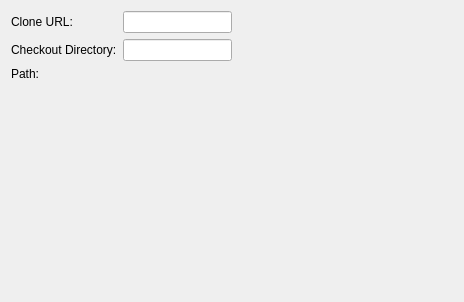
<?xml version="1.0" encoding="UTF-8"?>
<ui version="4.0">
 <class>Subversion::Internal::CheckoutWizardPage</class>
 <widget class="QWizardPage" name="Subversion::Internal::CheckoutWizardPage">
  <property name="geometry">
   <rect>
    <x>0</x>
    <y>0</y>
    <width>464</width>
    <height>302</height>
   </rect>
  </property>
  <property name="windowTitle">
   <string>WizardPage</string>
  </property>
  <property name="subTitle">
   <string>Specify path and repository URL.</string>
  </property>
  <layout class="QHBoxLayout" name="horizontalLayout">
   <item>
    <layout class="QFormLayout" name="formLayout">
     <item row="0" column="0">
      <widget class="QLabel" name="repositoryLabel">
       <property name="text">
        <string>Clone URL:</string>
       </property>
      </widget>
     </item>
     <item row="0" column="1">
      <widget class="QLineEdit" name="repositoryLineEdit"/>
     </item>
     <item row="1" column="0">
      <widget class="QLabel" name="checkoutDirectoryLabel">
       <property name="text">
        <string>Checkout Directory:</string>
       </property>
      </widget>
     </item>
     <item row="2" column="0">
      <widget class="QLabel" name="pathLabel">
       <property name="text">
        <string>Path:</string>
       </property>
      </widget>
     </item>
     <item row="2" column="1">
      <widget class="Core::Utils::PathChooser" name="pathChooser"/>
     </item>
     <item row="1" column="1">
      <widget class="Core::Utils::ProjectNameValidatingLineEdit" name="checkoutDirectoryLineEdit"/>
     </item>
    </layout>
   </item>
   <item>
    <spacer name="horizontalSpacer">
     <property name="orientation">
      <enum>Qt::Horizontal</enum>
     </property>
     <property name="sizeHint" stdset="0">
      <size>
       <width>40</width>
       <height>20</height>
      </size>
     </property>
    </spacer>
   </item>
  </layout>
 </widget>
 <customwidgets>
  <customwidget>
   <class>Core::Utils::ProjectNameValidatingLineEdit</class>
   <extends>QLineEdit</extends>
   <header location="global">utils/projectnamevalidatinglineedit.h</header>
  </customwidget>
  <customwidget>
   <class>Core::Utils::PathChooser</class>
   <extends>QWidget</extends>
   <header location="global">utils/pathchooser.h</header>
   <container>1</container>
  </customwidget>
 </customwidgets>
 <resources/>
 <connections/>
</ui>
